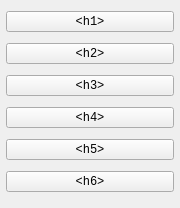
                  <widget class="QWidget" name="page_2">
                   <property name="geometry">
                    <rect>
                     <x>0</x>
                     <y>0</y>
                     <width>180</width>
                     <height>208</height>
                    </rect>
                   </property>
                   <attribute name="label">
                    <string>Titoloj</string>
                   </attribute>
                   <layout class="QVBoxLayout" name="verticalLayout_4">
                    <property name="leftMargin">
                     <number>6</number>
                    </property>
                    <property name="topMargin">
                     <number>6</number>
                    </property>
                    <property name="rightMargin">
                     <number>6</number>
                    </property>
                    <property name="bottomMargin">
                     <number>6</number>
                    </property>
                    <item>
                     <widget class="QToolButton" name="h1">
                      <property name="sizePolicy">
                       <sizepolicy hsizetype="Minimum" vsizetype="Fixed">
                        <horstretch>0</horstretch>
                        <verstretch>0</verstretch>
                       </sizepolicy>
                      </property>
                      <property name="font">
                       <font>
                        <family>Monospace</family>
                       </font>
                      </property>
                      <property name="text">
                       <string notr="true">&lt;h1&gt;</string>
                      </property>
                     </widget>
                    </item>
                    <item>
                     <widget class="QToolButton" name="h2">
                      <property name="sizePolicy">
                       <sizepolicy hsizetype="Minimum" vsizetype="Fixed">
                        <horstretch>0</horstretch>
                        <verstretch>0</verstretch>
                       </sizepolicy>
                      </property>
                      <property name="font">
                       <font>
                        <family>Monospace</family>
                       </font>
                      </property>
                      <property name="text">
                       <string notr="true">&lt;h2&gt;</string>
                      </property>
                     </widget>
                    </item>
                    <item>
                     <widget class="QToolButton" name="h3">
                      <property name="sizePolicy">
                       <sizepolicy hsizetype="Minimum" vsizetype="Fixed">
                        <horstretch>0</horstretch>
                        <verstretch>0</verstretch>
                       </sizepolicy>
                      </property>
                      <property name="font">
                       <font>
                        <family>Monospace</family>
                       </font>
                      </property>
                      <property name="text">
                       <string notr="true">&lt;h3&gt;</string>
                      </property>
                     </widget>
                    </item>
                    <item>
                     <widget class="QToolButton" name="h4">
                      <property name="sizePolicy">
                       <sizepolicy hsizetype="Minimum" vsizetype="Fixed">
                        <horstretch>0</horstretch>
                        <verstretch>0</verstretch>
                       </sizepolicy>
                      </property>
                      <property name="font">
                       <font>
                        <family>Monospace</family>
                       </font>
                      </property>
                      <property name="text">
                       <string notr="true">&lt;h4&gt;</string>
                      </property>
                     </widget>
                    </item>
                    <item>
                     <widget class="QToolButton" name="h5">
                      <property name="sizePolicy">
                       <sizepolicy hsizetype="Minimum" vsizetype="Fixed">
                        <horstretch>0</horstretch>
                        <verstretch>0</verstretch>
                       </sizepolicy>
                      </property>
                      <property name="font">
                       <font>
                        <family>Monospace</family>
                       </font>
                      </property>
                      <property name="text">
                       <string notr="true">&lt;h5&gt;</string>
                      </property>
                     </widget>
                    </item>
                    <item>
                     <widget class="QToolButton" name="h6">
                      <property name="sizePolicy">
                       <sizepolicy hsizetype="Minimum" vsizetype="Fixed">
                        <horstretch>0</horstretch>
                        <verstretch>0</verstretch>
                       </sizepolicy>
                      </property>
                      <property name="font">
                       <font>
                        <family>Monospace</family>
                       </font>
                      </property>
                      <property name="text">
                       <string notr="true">&lt;h6&gt;</string>
                      </property>
                     </widget>
                    </item>
                   </layout>
                  </widget>
